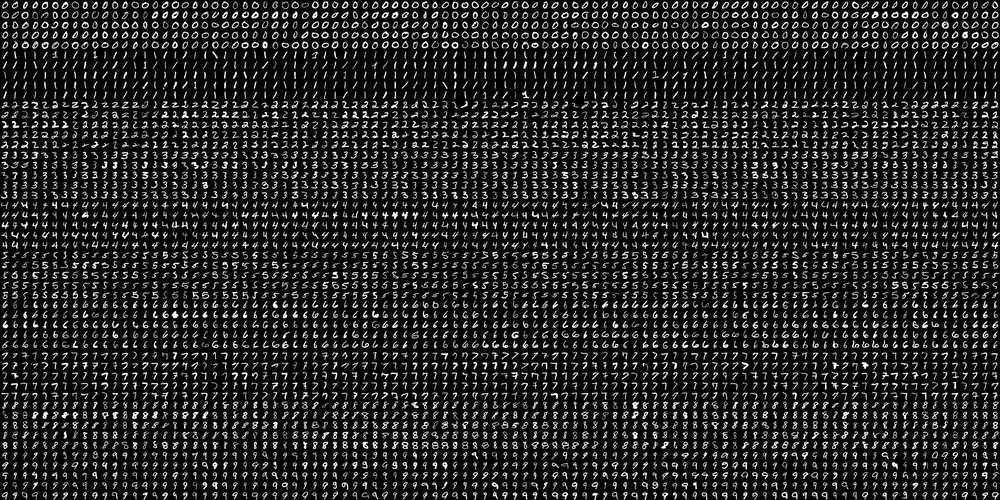
#> input picture OpenCV-tutorials/data/digits.png, 1000 x 500 px, shrunk from 2000 x 1000 before the run
$ python knnDigits.py
#> lines starting #> are read from the running program, lines starting #| are printed output that depends on the picture
'''
 Based on the following tutorial:
   http://docs.opencv.org/3.0-beta/doc/py_tutorials/py_ml/py_knn/py_knn_opencv/py_knn_opencv.html
'''

import cv2
import numpy as np

# Load the file containing the digits data: 500 different images for each digit
data = cv2.imread('../data/digits.png', 0)
#> data is the input picture: shape (500, 1000); min 0, max 255, mean 36.1

# Split the data in 5000 images, each of 20x20 pixels size
digitImages = [np.hsplit(row, 100) for row in np.vsplit(data, 50)]
#> digitImages = 50 items
print('digitImages dimensions:', str(len(digitImages)) + 'x' + str(len(digitImages[0])) + 'x' + str(digitImages[0][0].size))
#| digitImages dimensions: 50x100x100

# Transform the Python array into a Numpy array
digitImages = np.float32(digitImages)

# Use the image pixel values as descriptors for the train and test data sets
trainData = digitImages[:, :50].reshape(-1, digitImages[0, 0].size)
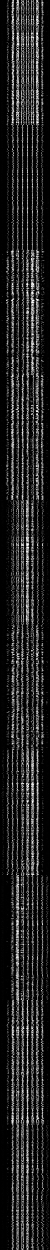
#> trainData: shape (2500, 100) float32 (shown at 1/2 size); min 0, max 255, mean 36.1
testData = digitImages[:, 50:].reshape(-1, digitImages[0, 0].size)
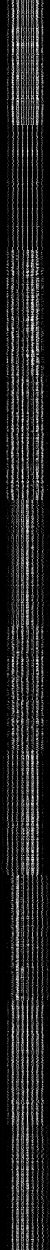
#> testData: shape (2500, 100) float32 (shown at 1/2 size); min 0, max 255, mean 36.1

# Create the labels for the train and test data sets
digits = np.arange(10)
trainLabels = np.repeat(digits, trainData.shape[0] / digits.size)[:, np.newaxis]
#> trainLabels = 2500 values from 0 to 9
testLabels = np.repeat(digits, testData.shape[0] / digits.size)[:, np.newaxis]
#> testLabels = 2500 values from 0 to 9

# Save the train data
np.savez('../data/knn_data.npz', trainData=trainData, trainLabels=trainLabels)

# Load the train data
with np.load('../data/knn_data.npz') as data:
    trainData = data['trainData']
    trainLabels = data['trainLabels']

# Train the kNN
knn = cv2.ml.KNearest_create()
knn.train(trainData, cv2.ml.ROW_SAMPLE, trainLabels)

# Test the kNN
ret, result, neighbours, dist = knn.findNearest(testData, k=5)
#> ret = 0; result = 2500 values, max 9 at index 537, min 0 at index 0, mean 4.52; neighbours = 2500 rows, first 6: [0, 0, 0, 0, 0], [0, 0, 0, 0, 0], [0, 0, 0, 0, 0], [0, 0, 5, 0, 5], [0, 0, 0, 0, 0], [0, 0, 0, 0, 0]; dist = 2500 rows, first 6: [42682, 72437, 81633, 82549, 94599], [96494, 107025, 114571, 121036, 127601], [70171, 97676, 98350, 101619, 105156], [111159, 132852, 155828, 160386, 167352], [115618, 122998, 124474, 131447, 136849], [46458, 75769, 91228, 92173, 95975]

# Check the classification accuracy
correctMatches = np.count_nonzero(result == testLabels)
#> correctMatches = 2326
print('kNN classification accuracy:', 100.0 * correctMatches / result.size)
#| kNN classification accuracy: 93.04
